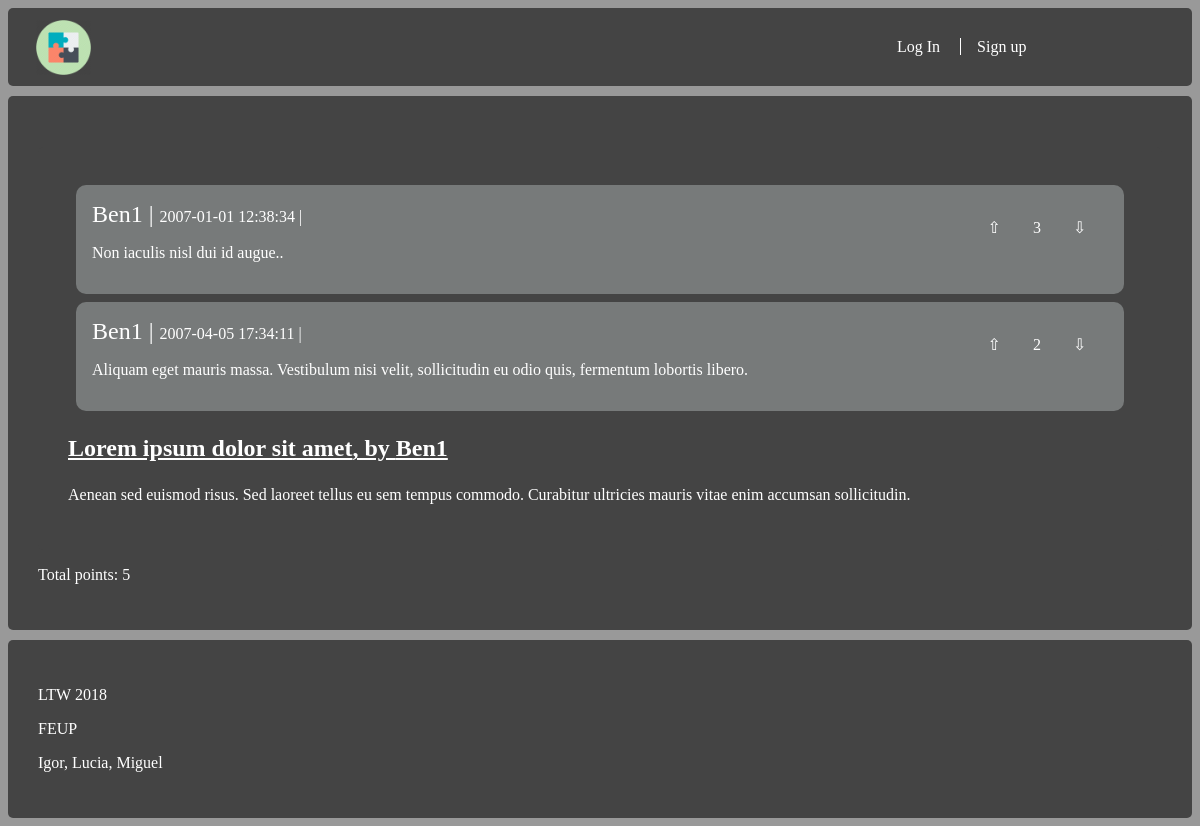
/user_page.php?id_user=1, run on an earlier commit of the app's database.
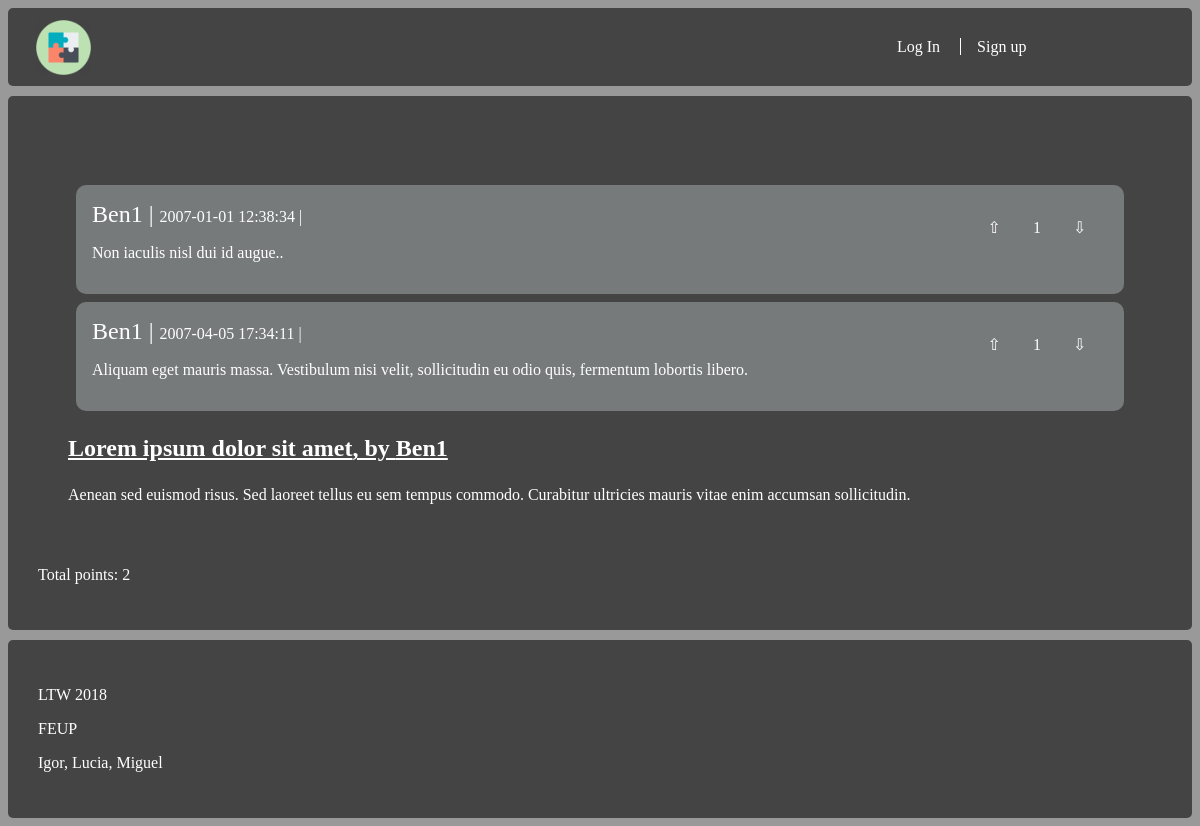
And on a later commit of the database.
### tables this page shows
CREATE TABLE comments (
    id_comment INTEGER,
    id_story INTEGER,
    id_user INTEGER REFERENCES users NOT NULL,
    published DATE NOT NULL,
    comment_text VARCHAR NOT NULL,
    plus INTEGER NOT NULL,
    PRIMARY KEY(id_comment, id_story)
);

CREATE TABLE users (
    id_user INTEGER PRIMARY KEY AUTOINCREMENT,
    username VARCHAR NOT NULL,
    password VARCHAR NOT NULL
);

CREATE TABLE stories (
    id_story INTEGER PRIMARY KEY,
    id_user VARCHAR REFERENCES users NOT NULL,
    published DATE NOT NULL,
    title VARCHAR NOT NULL,
    brief_intro VARCHAR NOT NULL,
    storie_text VARCHAR NOT NULL,
    plus INTEGER NOT NULL
);

### database/user.php (called while the page is built, shortened)
<?php
    function getUsername($id) {
        global $dbh;
        $stmt = $dbh->prepare("SELECT * FROM users WHERE id_user = ?");
        $stmt->execute(array($id));
        return $stmt->fetch()["username"];
    }
?>

### user_page.php (the view, shortened to what this page needs)
<!DOCTYPE html>
<html lang="en">
<?php
        $id_user = $_GET['id_user'];
?>
<head>
    <link rel="stylesheet" type="text/css" media="screen" href="style/layout.css" />
    <link rel="stylesheet" type="text/css" media="screen" href="style/main.css" />
</head>
<body>
<div class="wrapper">
<div class="box header">
    <section id="story">
        <?php
        include_once('includes/header.php');
        $db = new PDO('sqlite:database/stories_db.db');
        $stmt = $db->prepare("SELECT *
                               FROM comments
                               WHERE id_user = $id_user");
        $stmt->execute();
        $comments = $stmt->fetchAll();
        $stmt = $db->prepare("SELECT *
                               FROM stories
                               WHERE id_user = $id_user");
        $stmt->execute();
        $stories = $stmt->fetchAll();
        ?>
         </div>
         <div class = "box content">
         <div class = "box footer">
         <?php
         $karma = 0;
         foreach($comments as $comment){
            ?>
            <div id = "comment">
            <?php
            $karma += $comment["plus"];
           echo '<article class="comment">';
             echo '<span>' . getUsername($comment['id_user']) . '</span>';
             echo '<span>' . $comment['published'] . '</span>';
			 if($_SESSION["logged_in"]) {
             echo '<div class="votes"><a href="action_upvote.php';
             echo '?id_comment=' . $comment['id_comment'];
             echo '&id_story=' . $comment['id_story'];
             echo '&plus=' . $comment['plus'];
				if (hasUpvoted($_SESSION["id_user"], $comment['id_comment'], $comment['id_story']))
					echo '">⬆</a>';
				else
					echo '">⇧</a>';
				echo $comment['plus'];
				echo '<a href="action_downvote.php';
				echo '?id_comment=' . $comment['id_comment'];
				echo '&id_story=' . $comment['id_story'];
				echo '&plus=' . $comment['plus'];
				if (hasDownvoted($_SESSION["id_user"], $comment['id_comment'], $comment['id_story']))
					echo '">⬇</a></div>';
				else
					echo '">⇩</a></div>';
			 } else {
				echo '<div class="votes"><a href="login.php';
				echo '">⇧</a>';
				echo $comment['plus'];
				echo '<a href="login.php';
				echo '">⇩</a></div>';
			 }
             echo '<p>' . $comment['comment_text'] . '</p>';
           echo '</article>';
           ?>
           </div>
           <?php
         }
         foreach( $stories as $story) {
            $id =  $story['id_story'];
            echo '<h3>' . "<a href=\"story_item.php?id_story=".$id."\">" .  $story['title'] . ', by ' . getUsername($story["id_user"]) . '</a>' . '</h1>';
            echo '<p>' .  $story['brief_intro'] . '</p>';
        }
         ?>
         </div>
        <?php echo '</section>';
        echo '<p>Total points: ' . $karma . '</p>';
     ?>
    </div>
    <?php include_once('includes/footer.php');?>
</body>
</html>

### includes/header.php (shortened to what this page needs)
<?php
    echo '<div id = "logo"> <a href="index.php"><img src="style/logo.png" width="55"></a> </div>';
    if ($_SESSION["logged_in"]) {
        ?>
        <div class = "username"><a href="user_page.php?id_user=<?= getIDUser($_SESSION['username']) ?>"><?= $_SESSION['username'] ?></a></div>
        <?php
        echo '<a href="action_logout.php"> Log Out</a>';
        echo '<a href="edit.php">Edit account</a>';
    } else {
        echo '<a href="login.php"> Log In </a>';
        echo '<a href="register.php">Sign up</a>';
    }
?>

### includes/footer.php
<footer class="box footer">
    <p>LTW 2018</p>
    <p>FEUP</p>
    <p>Igor, Lucia, Miguel</p>
</footer>

### style/layout.css (style rules this page uses)
.wrapper { display: grid; grid-gap: 10px; grid-template-areas: " header header header" "content content content" "footer footer footer"; }
.content { grid-area: content; position: relative; }
.header { grid-area: header; }
.footer { grid-area: footer; }
.box { background-color: #444; color: #fff; border-radius: 5px; padding: 30px; font-size: 100%; }
.header, .footer { background-color:#444; }

### style/main.css (style rules this page uses)
html { background-color: #999; font-family: Verdana; }
h3 { font-family: Verdana; font-size: 1.5em; text-decoration: underline; }
a { font-family: Verdana; color: white; text-decoration: none; font-size: 1em; }
.header a:first-of-type { border-right: 1px solid white; }
.header a { padding: 0 1em; position: relative; left: 75%; }
#logo a { border: none; position: absolute; top: 20px; left: 20px; }
p { font-family: Verdana; }
#comment { background-color: rgb(119, 122, 122); border-radius: 10px; padding: 1em; margin:0.5em; }
#comment span:after { content: " | "; }
#comment span:first-of-type { font-size: 1.5em; }
.votes { width: 0px; height: 0px; }
.content .votes a { border: none; padding: 2em; position: relative; left: 0%; }
.content .votes { position: relative; left: 84%; top: 10px; }
.votes a { padding: 2em; }
#comment .votes { position: relative; left: 85%; top:-10px; }

What changed in the data, as far as the page shows it:
removed comments: id_user.username "Ben1", published "2007-01-01 12:38:34", plus "3", comment_text "Non iaculis nisl dui id augue.."
removed comments: id_user.username "Ben1", published "2007-04-05 17:34:11", plus "2", comment_text "Aliquam eget mauris massa. Vestibulum nisi velit, sollicitudin eu odio quis, fermentum lobortis libero."
added comments: id_user.username "Ben1", published "2007-01-01 12:38:34", plus "1", comment_text "Non iaculis nisl dui id augue.."
added comments: id_user.username "Ben1", published "2007-04-05 17:34:11", plus "1", comment_text "Aliquam eget mauris massa. Vestibulum nisi velit, sollicitudin eu odio quis, fermentum lobortis libero."
Also different on the page:
$karma: "5" → "2"
